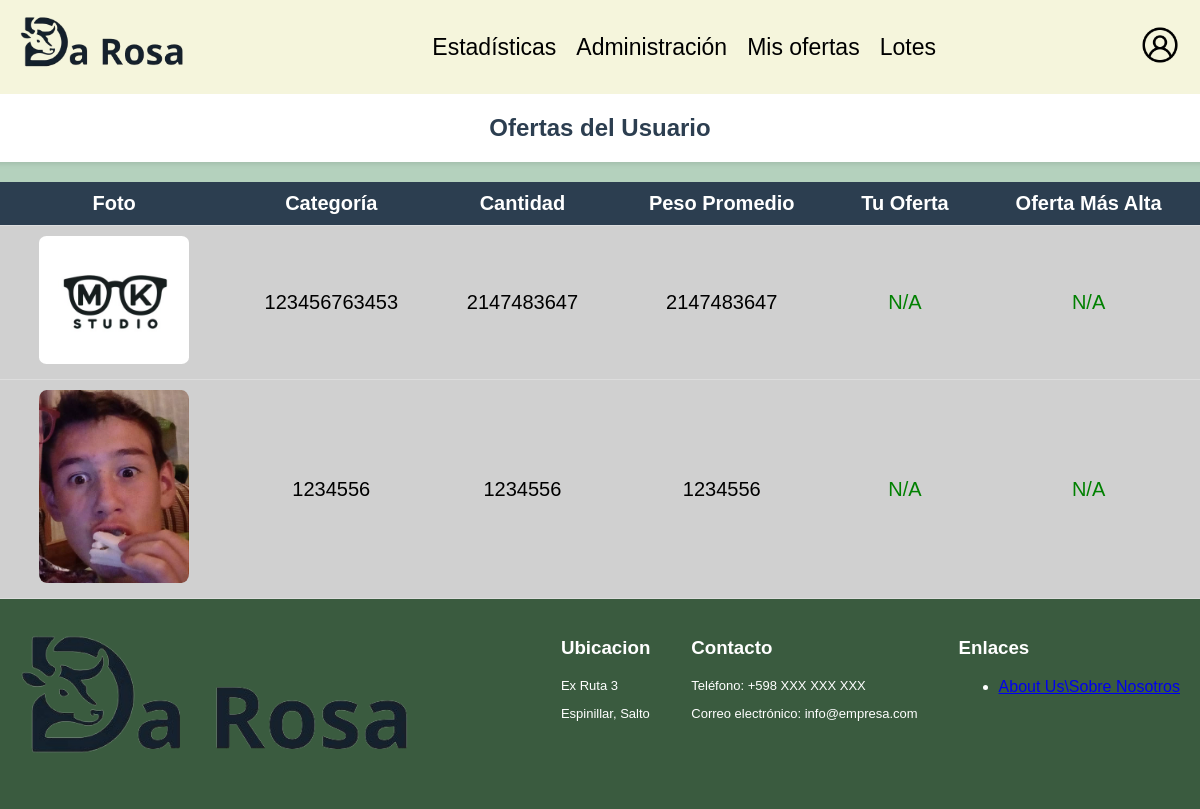
The page /paginas/mis_ofertas.php (signed in) on the database as committed earlier.
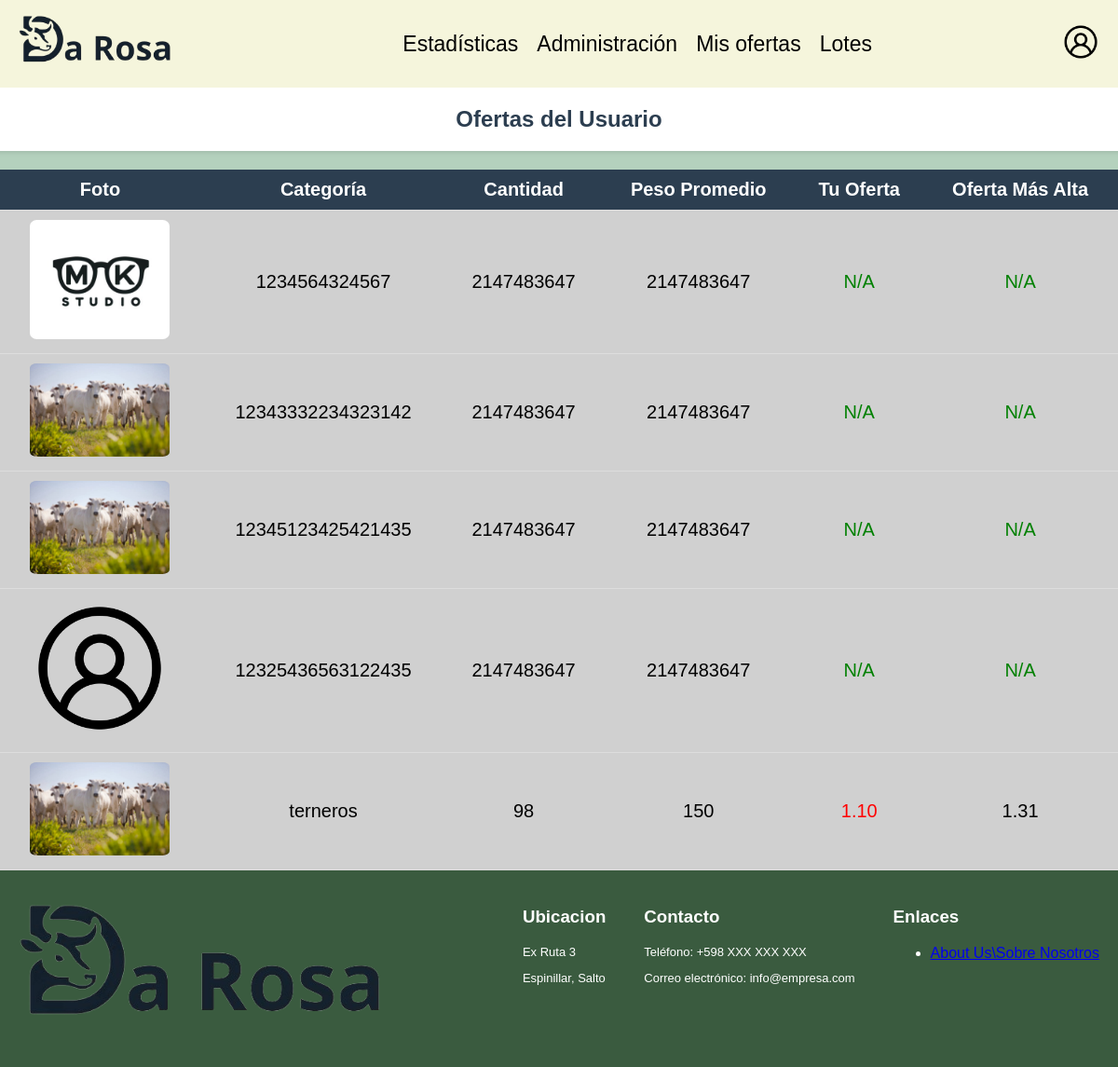
The same page on the database as committed later.
### tables this page shows
CREATE TABLE `lotes` (
  `id_lote` int(11) NOT NULL,
  `categoria` varchar(40) DEFAULT NULL,
  `cantidad` int(11) DEFAULT NULL,
  `peso_promedio` int(11) DEFAULT NULL,
  `peso_maximo` int(11) DEFAULT NULL,
  `peso_minimo` int(11) DEFAULT NULL,
  `cant_pesada` int(11) DEFAULT NULL,
  `clase` varchar(20) DEFAULT NULL,
  `estado` varchar(20) DEFAULT NULL,
  `raza` varchar(60) DEFAULT NULL,
  `mochos` int(11) DEFAULT NULL,
  `edad` int(11) DEFAULT NULL,
  `sanidad` varchar(255) DEFAULT NULL,
  `tratamiento_nutricional` varchar(255) DEFAULT NULL,
  `conoce_miomio` tinyint(1) DEFAULT NULL,
  `zona_garrapata` tinyint(1) DEFAULT NULL,
  `observaciones` text DEFAULT NULL,
  `fecha_inicio` datetime DEFAULT NULL,
  `fecha_fin` datetime DEFAULT NULL,
  `id_certificador` int(11) DEFAULT NULL
);

### paginas/mis_ofertas.php (the view, shortened to what this page needs)
<?php
include '../includes/conexion.php';
$id_usuario = @$_SESSION['user_id'];
@$rol_usuario = $_SESSION['rol'];
if(isset($_SESSION['user_id'])){
    $sql = "SELECT l.id_lote, l.categoria, l.raza, l.cantidad, l.peso_promedio, a.ruta AS Ruta_archivo,
    o.monto AS Monto_Usuario,
    (SELECT MAX(monto) FROM oferta WHERE o.id_lote = l.id_lote) AS Monto_Maximo
    FROM lotes l
    LEFT JOIN archivo a ON l.id_lote = a.id_lote
    LEFT JOIN oferta o ON l.id_lote = o.id_lote AND o.id_usuario = $id_usuario";
    $result = mysqli_query($conexion, $sql);
}
?>
<!DOCTYPE html>
<html lang="es">
<head>
    <link rel="stylesheet" href="../css/lotesusr.css">
</head>
<?php
    if ($rol_usuario == 'Administrador'){
        include '../includes/headeradmin.php';
    } else {
        include '../includes/header.php';
    }
?>
<body>
    <div class="content">
        <h2>Ofertas del Usuario</h2>
        <?php
        if(!isset($_SESSION['user_id'])){
            echo "<div class='no-lotes'>Debe iniciar sesión para ver sus ofertas.</div>";
        } else {
            if(mysqli_num_rows($result) > 0) {
                echo '<table class="listas">
                        <thead>
                            <tr>
                                <th>Foto</th>
                                <th>Categoría</th>
                                <th>Cantidad</th>
                                <th>Peso Promedio</th>
                                <th>Tu Oferta</th>
                                <th>Oferta Más Alta</th>
                            </tr>
                        </thead>
                        <tbody>';
                while ($row = mysqli_fetch_assoc($result)) {
                    $color_usuario = $row['Monto_Usuario'] < $row['Monto_Maximo'] ? 'red' : 'green';
                    $color_maximo = $row['Monto_Usuario'] == $row['Monto_Maximo'] ? 'green' : 'black';
                    echo "<tr>";
                    echo "<td><a href='especificaciones.php?id=" . $row['id_lote'] . "'><img src='" . $row['Ruta_archivo'] . "' alt='" . $row['categoria'] . "'></a></td>";
                    echo "<td>" . $row['categoria'] . "</td>";
                    echo "<td>" . $row['cantidad'] . "</td>";
                    echo "<td>" . $row['peso_promedio'] . "</td>";
                    echo "<td style='color: $color_usuario;'>" . ($row['Monto_Usuario'] ?: 'N/A') . "</td>";
                    echo "<td style='color: $color_maximo;'>" . ($row['Monto_Maximo'] ?: 'N/A') . "</td>";
                    echo "</tr>";
                }
                echo '</tbody></table>';
            } else {
                echo "<div class='no-lotes'>Todavía no has hecho ninguna oferta.</div>";
            }
        }
        ?>
    </div>
</body>
<?php include '../includes/footer.php'; ?>
</html>

Rows that differ between the two databases and show on the page:
removed lotes: categoria (picture), categoria "123456763453", cantidad "2147483647", peso_promedio "2147483647", Monto_Usuario "N/A", Monto_Maximo "N/A"
removed lotes: categoria (picture), categoria "1234556", cantidad "1234556", peso_promedio "1234556", Monto_Usuario "N/A", Monto_Maximo "N/A"
added lotes: categoria (picture), categoria "1234564324567", cantidad "2147483647", peso_promedio "2147483647", Monto_Usuario "N/A", Monto_Maximo "N/A"
added lotes: categoria (picture), categoria "12343332234323142", cantidad "2147483647", peso_promedio "2147483647", Monto_Usuario "N/A", Monto_Maximo "N/A"
added lotes: categoria (picture), categoria "12345123425421435", cantidad "2147483647", peso_promedio "2147483647", Monto_Usuario "N/A", Monto_Maximo "N/A"
added lotes: categoria (placeholder picture), categoria "12325436563122435", cantidad "2147483647", peso_promedio "2147483647", Monto_Usuario "N/A", Monto_Maximo "N/A"
added lotes: categoria (picture), categoria "terneros", cantidad "98", peso_promedio "150", Monto_Usuario "1.10", Monto_Maximo "1.31"
